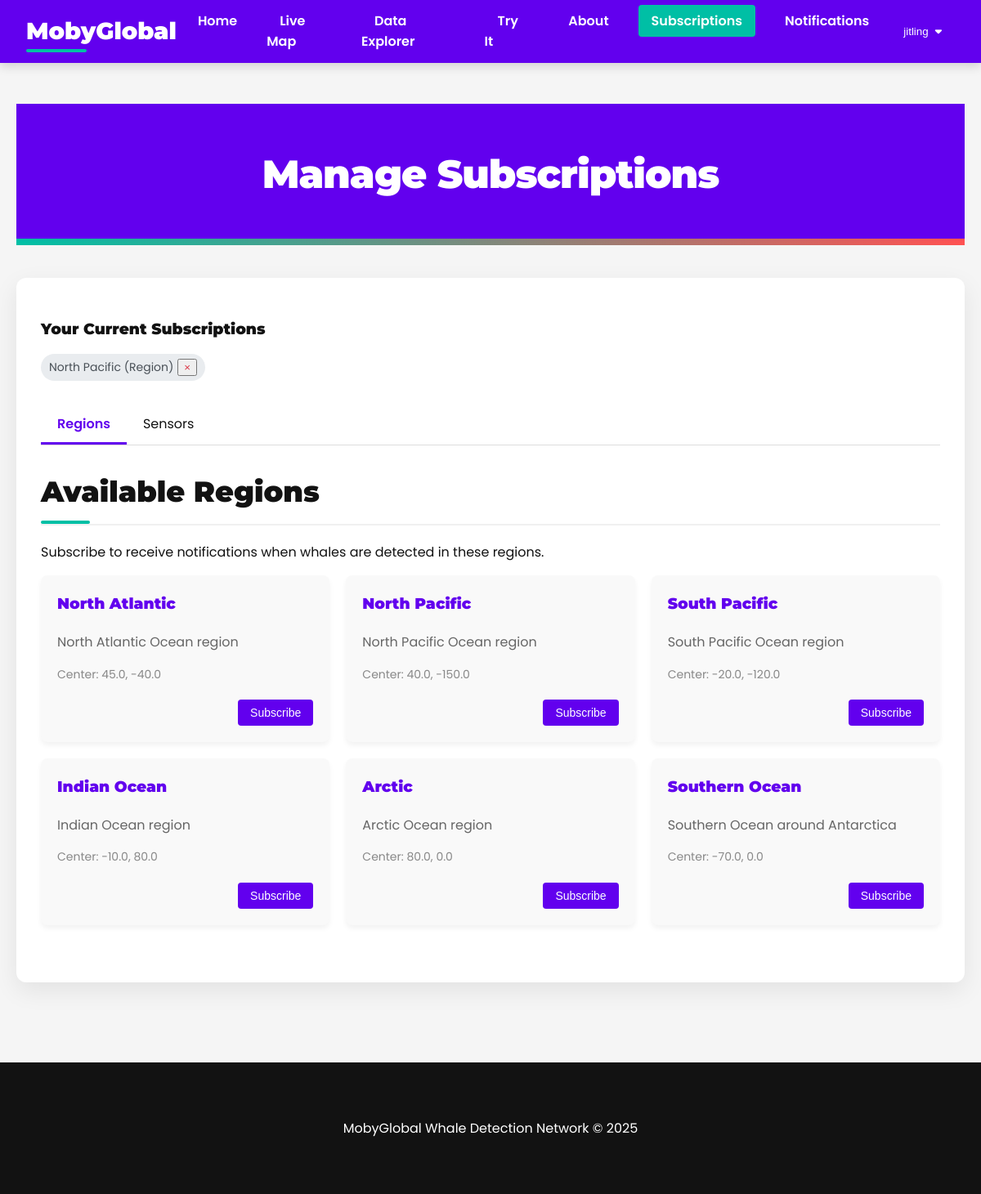
/subscriptions (signed in), run on the app's committed database.
### models.py (models this page shows, shortened)
class User(UserMixin, db.Model):
    id = db.Column(db.Integer, primary_key=True)
    username = db.Column(db.String(64), unique=True, nullable=False)
    email = db.Column(db.String(120), unique=True, nullable=False)
    password_hash = db.Column(db.String(128))
    created_at = db.Column(db.DateTime, default=datetime.utcnow)
    notifications_enabled = db.Column(db.Boolean, default=True)
    subscriptions = db.relationship('Subscription', backref='user', lazy='dynamic', cascade="all, delete-orphan")
    notifications = db.relationship('Notification', backref='user', lazy='dynamic', cascade="all, delete-orphan")

class Subscription(db.Model):
    id = db.Column(db.Integer, primary_key=True)
    user_id = db.Column(db.Integer, db.ForeignKey('user.id'), nullable=False)
    region_id = db.Column(db.Integer, db.ForeignKey('region.id'))
    sensor_id = db.Column(db.Integer, db.ForeignKey('sensor.id'))
    created_at = db.Column(db.DateTime, default=datetime.utcnow)

class Region(db.Model):
    id = db.Column(db.Integer, primary_key=True)
    name = db.Column(db.String(64), unique=True, nullable=False)
    description = db.Column(db.String(256))
    center_lat = db.Column(db.Float, nullable=False)
    center_lng = db.Column(db.Float, nullable=False)
    radius = db.Column(db.Float, default=100.0)  # Radius in kilometers
    subscriptions = db.relationship('Subscription', backref='region', lazy='dynamic', cascade="all, delete-orphan")

### app.py (the view)
@app.route('/subscriptions')
@login_required
def subscriptions():
    user_subscriptions = Subscription.query.filter_by(user_id=current_user.id).all()
    regions = Region.query.all()
    sensors = Sensor.query.all()
    return render_template('subscriptions.html',
                          active_page='subscriptions',
                          subscriptions=user_subscriptions,
                          regions=regions,
                          sensors=sensors)

### app.py (called while the page is built)
@login_manager.user_loader
def load_user(user_id):
    return User.query.get(int(user_id))

### templates/subscriptions.html (shortened to what this page needs)
{% extends "base.html" %}
{% block content %}
<div class="container">
    <header>
        <h1>Manage Subscriptions</h1>
    </header>
    <div class="subscription-container">
        <div class="current-subscriptions">
            <h3>Your Current Subscriptions</h3>
            {% if subscriptions %}
                <div class="subscription-list">
                    {% for subscription in subscriptions %}
                        <div class="subscription-tag">
                            {% if subscription.region %}
                                {{ subscription.region.name }} (Region)
                            {% elif subscription.sensor %}
                                {{ subscription.sensor.name }} (Sensor)
                            {% endif %}
                            <form method="POST" action="{{ url_for('unsubscribe') }}" style="display: inline;">
                                <button type="submit" class="remove" title="Unsubscribe">×</button>
                            </form>
                        </div>
                    {% endfor %}
                </div>
            {% else %}
                <div class="empty-state">
                    <p>You don't have any subscriptions yet.</p>
                </div>
            {% endif %}
        </div>
        <div class="tabs">
            <div class="tab active" data-tab="regions">Regions</div>
            <div class="tab" data-tab="sensors">Sensors</div>
        </div>
        <div class="tab-content active" id="regions-tab">
            <div class="subscription-section">
                <h2>Available Regions</h2>
                <p>Subscribe to receive notifications when whales are detected in these regions.</p>
                <div class="subscription-grid">
                    {% for region in regions %}
                        <div class="subscription-card">
                            <h3>{{ region.name }}</h3>
                            <p>{{ region.description }}</p>
                            <div class="location">Center: {{ region.center_lat }}, {{ region.center_lng }}</div>
                            {% set is_subscribed = false %}
                            {% for sub in subscriptions %}
                                {% if sub.region_id == region.id %}
                                    {% set is_subscribed = true %}
                                {% endif %}
                            {% endfor %}
                            <div class="subscription-actions">
                                {% if is_subscribed %}
                                    <button class="btn-subscribed" disabled>Subscribed</button>
                                {% else %}
                                    <form method="POST" action="{{ url_for('subscribe') }}">
                                        <button type="submit" class="btn-subscribe">Subscribe</button>
                                    </form>
                                {% endif %}
                            </div>
                        </div>
                    {% endfor %}
                </div>
            </div>
        </div>
    </div>
</div>
{% endblock %}

### templates/base.html (shortened to what this page needs)
<!DOCTYPE html>
<html lang="en">
<head>
    <link rel="stylesheet" href="https://cdnjs.cloudflare.com/ajax/libs/font-awesome/6.4.0/css/all.min.css">
</head>
<body>
    <nav>
        <div class="nav-container">
            <a href="/" class="logo">MobyGlobal</a>
            <ul class="nav-links">
                <li><a href="/" {% if active_page == 'home' %}class="active"{% endif %}>Home</a></li>
                <li><a href="/map" {% if active_page == 'map' %}class="active"{% endif %}>Live Map</a></li>
                <li><a href="/data" {% if active_page == 'data' %}class="active"{% endif %}>Data Explorer</a></li>
                <li><a href="/try-it" {% if active_page == 'try-it' %}class="active"{% endif %}>Try It</a></li>
                <li><a href="/about" {% if active_page == 'about' %}class="active"{% endif %}>About</a></li>
                {% if current_user.is_authenticated %}
                <li><a href="/subscriptions" {% if active_page == 'subscriptions' %}class="active"{% endif %}>Subscriptions</a></li>
                <li><a href="/notifications" {% if active_page == 'notifications' %}class="active"{% endif %}>Notifications</a></li>
                {% endif %}
            </ul>
            <div class="auth-links">
                {% if current_user.is_authenticated %}
                    <div class="user-dropdown">
                        <button class="dropdown-btn">{{ current_user.username }} <i class="fas fa-caret-down"></i></button>
                    </div>
                {% else %}
                    <a href="/login" class="auth-btn login-btn">Login</a>
                    <a href="/register" class="auth-btn register-btn">Register</a>
                {% endif %}
            </div>
        </div>
    </nav>
    <div class="container" style="padding-top: 10px;">
    </div>
    {% block content %}{% endblock %}
    <footer>
        <div class="container">
            <p>MobyGlobal Whale Detection Network &copy; 2025</p>
        </div>
    </footer>
</body>
</html>

### data on the page
User: username "jitling"
Subscription: region.name "North Pacific"
Region: name "North Atlantic", description "North Atlantic Ocean region", center_lat "45.0", center_lng "-40.0"
Region: name "North Pacific", description "North Pacific Ocean region", center_lat "40.0", center_lng "-150.0"
Region: name "South Pacific", description "South Pacific Ocean region", center_lat "-20.0", center_lng "-120.0"
Region: name "Indian Ocean", description "Indian Ocean region", center_lat "-10.0", center_lng "80.0"
Region: name "Arctic", description "Arctic Ocean region", center_lat "80.0", center_lng "0.0"
Region: name "Southern Ocean", description "Southern Ocean around Antarctica", center_lat "-70.0", center_lng "0.0"
